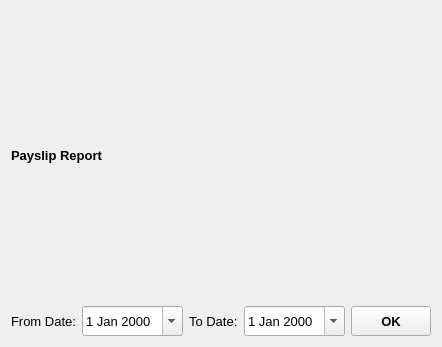
<?xml version="1.0" encoding="UTF-8"?>
<ui version="4.0">
 <class>PayslipReport</class>
 <widget class="QWidget" name="PayslipReport">
  <property name="geometry">
   <rect>
    <x>0</x>
    <y>0</y>
    <width>423</width>
    <height>347</height>
   </rect>
  </property>
  <property name="font">
   <font>
    <pointsize>10</pointsize>
   </font>
  </property>
  <property name="windowTitle">
   <string>Form</string>
  </property>
  <layout class="QVBoxLayout" name="verticalLayout" stretch="0,0,1">
   <item>
    <widget class="QLabel" name="label">
     <property name="font">
      <font>
       <pointsize>10</pointsize>
       <weight>75</weight>
       <bold>true</bold>
      </font>
     </property>
     <property name="text">
      <string>Payslip Report</string>
     </property>
    </widget>
   </item>
   <item>
    <layout class="QHBoxLayout" name="horizontalLayout_2" stretch="0,0,0,0,0,0">
     <item>
      <widget class="QLabel" name="fromDateLabel_2">
       <property name="text">
        <string>From Date:</string>
       </property>
      </widget>
     </item>
     <item>
      <widget class="QDateEdit" name="fromDateDateEdit_2">
       <property name="minimumSize">
        <size>
         <width>0</width>
         <height>30</height>
        </size>
       </property>
       <property name="calendarPopup">
        <bool>true</bool>
       </property>
      </widget>
     </item>
     <item>
      <widget class="QLabel" name="toDateLabel_2">
       <property name="text">
        <string>To Date:</string>
       </property>
      </widget>
     </item>
     <item>
      <widget class="QDateEdit" name="toDateDateEdit_2">
       <property name="minimumSize">
        <size>
         <width>0</width>
         <height>30</height>
        </size>
       </property>
       <property name="calendarPopup">
        <bool>true</bool>
       </property>
      </widget>
     </item>
     <item>
      <widget class="QToolButton" name="OKButton_2">
       <property name="minimumSize">
        <size>
         <width>80</width>
         <height>30</height>
        </size>
       </property>
       <property name="font">
        <font>
         <pointsize>10</pointsize>
         <weight>75</weight>
         <bold>true</bold>
        </font>
       </property>
       <property name="text">
        <string>OK</string>
       </property>
      </widget>
     </item>
     <item>
      <spacer name="horizontalSpacer_2">
       <property name="orientation">
        <enum>Qt::Horizontal</enum>
       </property>
       <property name="sizeHint" stdset="0">
        <size>
         <width>40</width>
         <height>20</height>
        </size>
       </property>
      </spacer>
     </item>
    </layout>
   </item>
   <item>
    <layout class="QVBoxLayout" name="tableLay"/>
   </item>
  </layout>
 </widget>
 <resources/>
 <connections/>
</ui>
